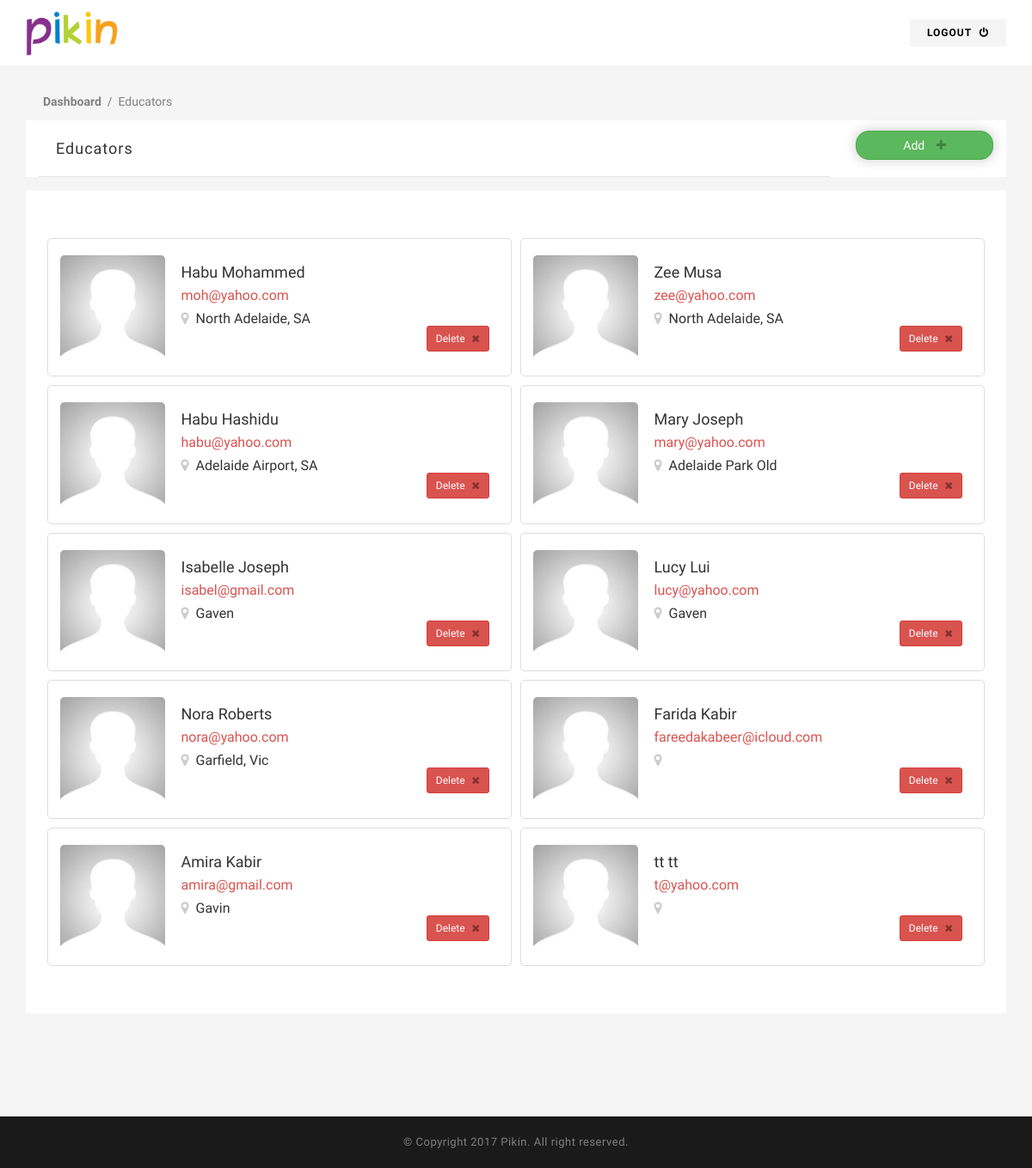
/admin-educators.php (signed in), run on the app's committed database.
### tables this page shows
CREATE TABLE `educators` (
  `EducatorID` int(200) NOT NULL,
  `CoordinatorID` int(11) NOT NULL,
  `firstname` text NOT NULL,
  `lastname` text NOT NULL,
  `email` varchar(30) NOT NULL,
  `password` varchar(30) NOT NULL,
  `hashkey` varchar(32) DEFAULT NULL,
  `phonenumber` varchar(30) DEFAULT NULL,
  `address` varchar(250) DEFAULT NULL,
  `suburb` varchar(250) DEFAULT NULL,
  `postcode` int(30) DEFAULT NULL,
  `avatar` varchar(255) DEFAULT 'default.jpg',
  `numkids` varchar(250) DEFAULT NULL,
  `ageofkids` varchar(50) DEFAULT NULL,
  `typeofservice` varchar(250) DEFAULT NULL,
  `servicehours` varchar(250) DEFAULT NULL,
  `rating` int(5) DEFAULT '0',
  `active` int(1) DEFAULT '0'
);

### admin-educators.php (the view, shortened to what this page needs)
<?php
  $AdminID = $_SESSION ['AdminID'];
  if (!isset($AdminID)) {
    header('Location:asignin.php');
  }
  else {
    $query = "SELECT * from educators where active = '1' ";
    $result =  mysqli_query ($connection, $query);
?>
<!doctype html>
<html class="no-js" lang="en">
<head>
<link rel="stylesheet" href="css/ionicons.min.css">
<link rel="stylesheet" href="css/bootstrap/bootstrap.min.css">
<link rel="stylesheet" href="css/font-awesome.min.css">
<link rel="stylesheet" href="css/main.css">
<link rel="stylesheet" href="css/style3.css">
<link rel="stylesheet" href="css/responsive.css">
<link href="https://maxcdn.bootstrapcdn.com/font-awesome/4.7.0/css/font-awesome.min.css" rel="stylesheet">
</head>
<body>
<div id="wrap">
  <main class="cd-main-content">
    <div id="content">
          <div class="top-head" style="margin: 0px; background: white; padding: 10px 0px;">
        <div class="container" style="">
            <div class="row">
              <div class="col-md-12">
                <h4></h4><img src="img/logo.png" class="img-responsive" alt="" style="width: 110px">
                <a href="logout.php" class="pull-right" style="color: black; background: #f5f5f5; margin-top: 12px">Logout <i class="fa fa-power-off" style="margin-left: 5px"></i> </a> </div>
            </div>
          </div>
          </div>
      <div class="resume" style="padding-top: 20px;">
        <div class="container" style="padding: 0px">
          <div class="">
            <div class="col-md-12">
              <div class="tab-content">
                <div role="tabpanel" class="tab-pane fade in active" id="about-me">
                   <div style="padding: 15px 20px; color: grey">
                    <a href="admin.php" style="font-weight: bold; color: grey">Dashboard</a> &nbsp;/ &nbsp;Educators
                  </div>
                  <div class="inside-sec">
                    <div class="col-md-10 col-xs-8">
                    <h5 class="tittle" style="font-weight: normal; text-transform: none; line-height: 1.4">
                      Educators
                    </h5>
                    </div>
                    <div class="col-md-2 col-xs-4">
                      <button class="btn btn-success btn-block pull-right" style="box-shadow: 0 0 12px 3px #dedede;margin-top: 12px; border-radius: 15px" data-toggle="modal" data-target="#AddModal">
                        Add <i class="fa fa-plus" style="margin-left: 10px; color: rgba(0,0,0,.3);"></i>
                      </button>
                      </div>
                  </div>
                  <br>
                  <br>
                    <div style="width: 100%; padding: 50px 20px; background: #fff; margin-bottom: 20px">
                      <?php
                      while($row = mysqli_fetch_assoc($result)){
                        ?>
                        <div class="col-md-6" style="padding: 5px">
                          <div style=" border: 1px solid #ddd; padding: 15px 10px; border-radius: 5px; width: 100%">
                          <div class="col-md-3" style="padding: 4px">
                          <img src="images/<?=$row['avatar']?>" width="100%" style="border-radius: 5px">
                          </div>
                          <div class="col-md-9">
                            <span style="font-size: 18px;">
                              <?=$row['firstname']?> <?=$row['lastname']?>
                            </span><br>
                            <span style="font-size: 16px;color: #d9534f; ">
                              <?=$row['email']?> &nbsp;
                            </span><br class="visible-md visible-lg">
                            <span style="font-size: 16px;">
                              <i class="fa fa-map-marker" style="color: #ccc"></i> &nbsp;<?=$row['suburb']?>
                            </span>
                            <br>
                            <a href="deletee.php?EducatorID=<?=$row['EducatorID']?>" class="btn btn-danger btn-sm pull-right" name="delete">
                              Delete <i class="fa fa-close" style="margin-left: 5px;color: rgba(0,0,0,.4);"></i>
                            </a>
                          </div>
                    <div class="clearfix"></div>
                        </div>
                        </div>
<?php
          }
    }
?>
            <div class="clearfix"></div>
                    </div>
                </div>
        </div>
      </div>
    </div>
  </main>
  <footer class="footer">
    <div class="rights">
      <p>© Copyright 2017 Pikin. All right reserved.</p>
    </div>
  </footer>
</div>
</body>
</html>

### css/style3.css (style rules this page uses)
* { margin: 0px; padding: 0px; }
body { background: #FFF; font-weight: normal; position: relative; font-size: 14px; font-family: 'Raleway', sans-serif; }
#wrap { position: relative; width: 100%; overflow: hidden; }
h1, h2, h3, h4, h5, h6 { color: #262626; font-weight: bold; text-transform: uppercase; font-family: 'Raleway', sans-serif; }
h5 { font-size: 18px; padding: 20px 0; margin: 0px; color: #333333; letter-spacing: 1px; }
p { color: #333333; font-size: 13px; line-height: 20px; letter-spacing: 0.5px; text-rendering: optimizeLegibility; }
a { -webkit-transition: all 0.4s ease-in-out; -moz-transition: all 0.4s ease-in-out; -o-transition: all 0.4s ease-in-out; -ms-transition: all 0.4s ease-in-out; transition: all 0.4s ease-in-out; text-decoration: none !important; }
img { -webkit-transition: 0.4s ease-in-out; -moz-transition: 0.4s ease-in-out; -ms-transition: 0.4s ease-in-out; -o-transition: 0.4s ease-in-out; transition: 0.4s ease-in-out; display: inline-block !important; }
a { text-decoration: none; color: #141414; }
.resume { background: #f5f5f5; padding: 100px 0; }
h5.tittle { font-size: 18px; padding: 20px; margin: 0px; color: #333333; letter-spacing: 1px; border-bottom: 1px solid #e6e6e6; }
.top-head { margin-bottom: 30px; }
.top-head a { letter-spacing: 1px; background: #346abb; color: #fff; padding: 10px 20px; text-transform: uppercase; font-weight: bold; font-size: 12px; margin-top: 3px; display: inline-block; }
.inside-sec { width: 100%; display: inline-block; background: #fff; }
.rights { background: #1a1a1a; padding: 20px 0; text-align: center; }
.rights p { margin: 0px; color: #808080; }
article, aside, details, figcaption, figure, footer, header, hgroup, menu, nav, section, main { display: block; }
body { line-height: 1; }
.cd-main-content { min-height: 100%; position: relative; z-index: 2; -webkit-transform: translateZ(0); -webkit-backface-visibility: hidden; -webkit-transition-property: -webkit-transform; -moz-transition-property: -moz-transform; transition-property: transform; -webkit-transition-duration: 0.4s; -moz-transition-duration: 0.4s; transition-duration: 0.4s; }
#content:before { opacity: 0; position: absolute; height: 100%; width: 100%; left: 0px; right: 320px; margin-right: 320px; top: 0px; content: ""; display: none; background: rgba(0,0,0,0.5); z-index: 1; -webkit-transition: all 0.4s ease-in-out; -moz-transition: all 0.4s ease-in-out; -o-transition: all 0.4s ease-in-out; -ms-transition: all 0.4s ease-in-out; transition: all 0.4s ease-in-out; }

### data on the page
educators: avatar (placeholder picture), firstname "Habu", lastname "Mohammed", email "moh@yahoo.com", suburb "North Adelaide, SA"
educators: avatar (placeholder picture), firstname "Zee", lastname "Musa", email "zee@yahoo.com", suburb "North Adelaide, SA"
educators: avatar (placeholder picture), firstname "Habu", lastname "Hashidu", email "habu@yahoo.com", suburb "Adelaide Airport, SA"
educators: avatar (placeholder picture), firstname "Mary", lastname "Joseph", email "mary@yahoo.com", suburb "Adelaide Park Old"
educators: avatar (placeholder picture), firstname "Isabelle", lastname "Joseph", email "isabel@gmail.com", suburb "Gaven"
educators: avatar (placeholder picture), firstname "Lucy", lastname "Lui", email "lucy@yahoo.com", suburb "Gaven"
educators: avatar (placeholder picture), firstname "Nora", lastname "Roberts", email "nora@yahoo.com", suburb "Garfield, Vic"
educators: avatar (placeholder picture), firstname "Farida", lastname "Kabir", email "fareedakabeer@icloud.com"
educators: avatar (placeholder picture), firstname "Amira", lastname "Kabir", email "amira@gmail.com", suburb "Gavin"
educators: avatar (placeholder picture), firstname "tt", lastname "tt", email "t@yahoo.com"
